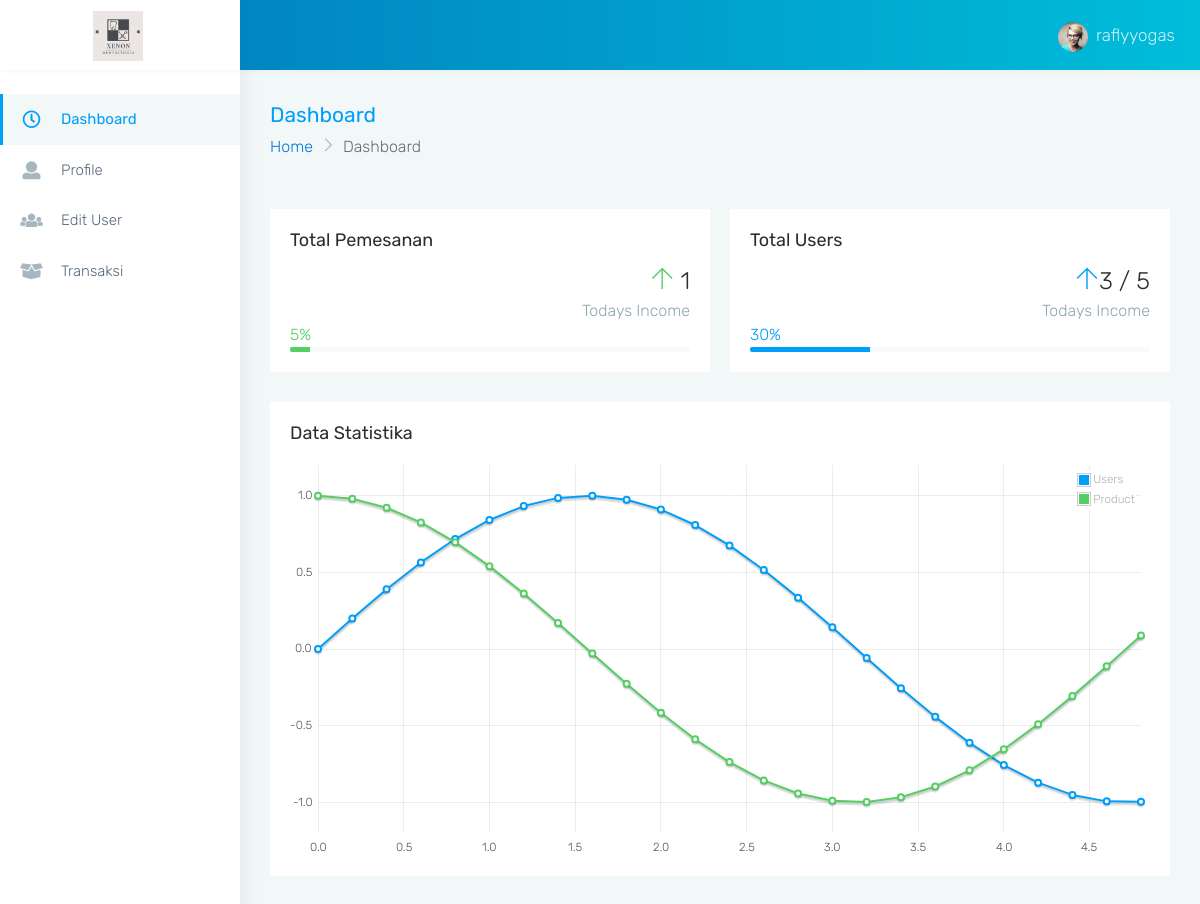
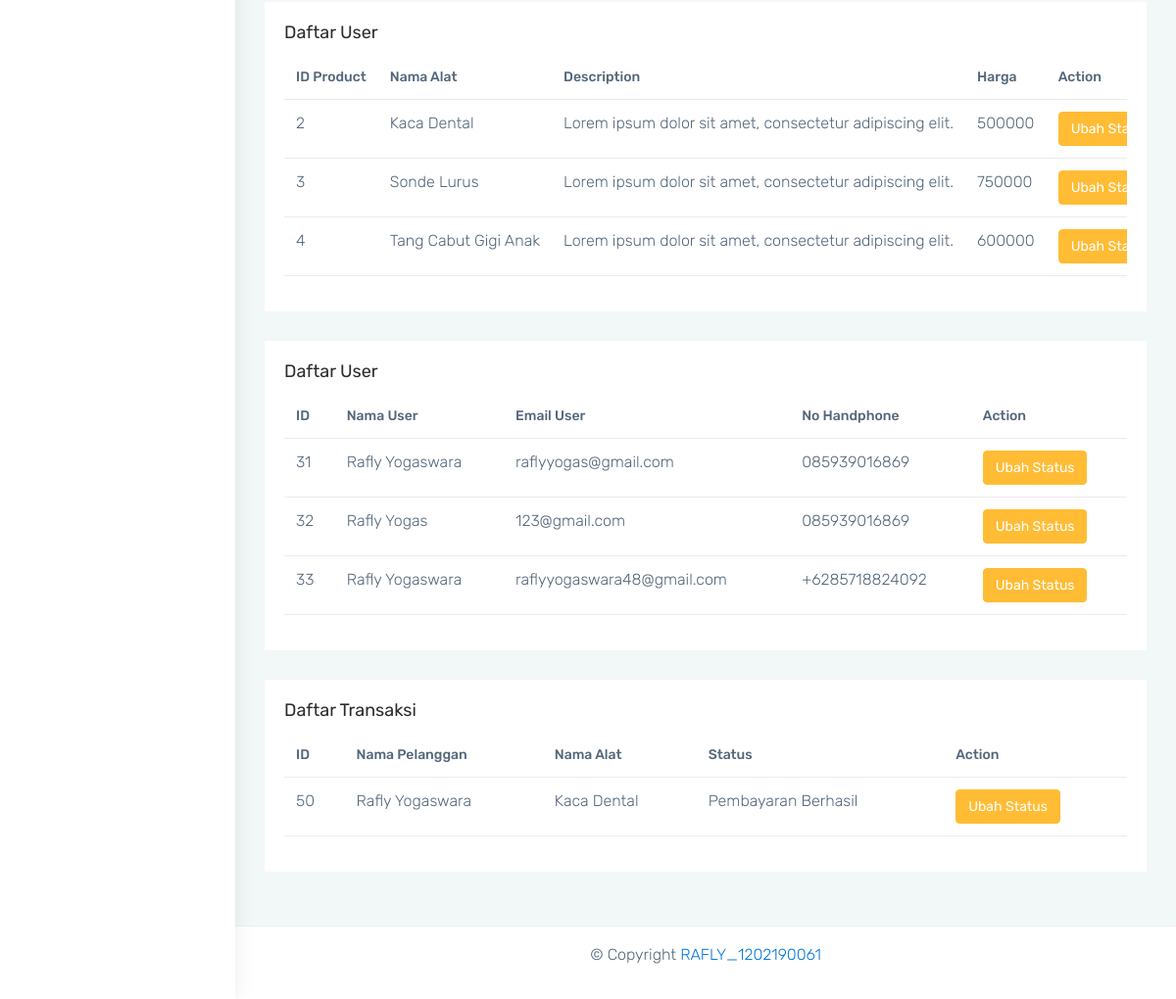
/dashboard/admin/index.php (signed in), run on the app's committed database (2 pictures, top to bottom).
### tables this page shows
CREATE TABLE `product` (
  `id` int(50) NOT NULL,
  `NamaAlat` varchar(255) NOT NULL,
  `description` varchar(255) NOT NULL,
  `harga` int(50) NOT NULL,
  `gambar` varchar(255) NOT NULL
);

CREATE TABLE `users` (
  `id` bigint(20) NOT NULL,
  `nama` varchar(255) NOT NULL,
  `email` varchar(255) NOT NULL,
  `password` varchar(255) NOT NULL,
  `no_hp` varchar(255) NOT NULL
);

CREATE TABLE `bookings` (
  `id` bigint(20) NOT NULL,
  `user_id` bigint(20) NOT NULL,
  `NamaUser` varchar(255) NOT NULL,
  `namaAlat` varchar(255) NOT NULL,
  `description` varchar(255) NOT NULL,
  `harga` int(11) NOT NULL,
  `tanggal` date NOT NULL,
  `status` varchar(255) NOT NULL,
  `bukti_pembayaran` varchar(255) DEFAULT NULL
);

### dashboard/admin/index.php (the view, shortened to what this page needs)
<?php
  require('config.php');
  $username = $_SESSION['username'];
  $query = "SELECT * FROM admin where username = '$username'";
  $check = mysqli_query($koneksi,$query);
  $tampilcheck = mysqli_fetch_array($check);
  $counting = "SELECT count(*) as hitung FROM users";
  $merge = mysqli_query($koneksi,$counting);
  $tampilcounting = mysqli_fetch_array($merge);
  $hasilcounting  = $tampilcounting['hitung'];
  $count = "SELECT count(*) as total FROM bookings";
  $data = mysqli_query($koneksi, $count);
  $hasil = mysqli_fetch_array($data);
  $tampil = $hasil['total'];
  $querylist = "SELECT * from bookings";
  $connect = mysqli_query($koneksi,$querylist);
  $queryusers = "SELECT * from users";
  $connectusers = mysqli_query($koneksi,$queryusers);
  $queryproduct = "SELECT * from product";
  $connectproduct = mysqli_query($koneksi,$queryproduct);
?>
<!DOCTYPE html>
<html dir="ltr" lang="en">
  <head>
    <link href="../assets/plugins/chartist/dist/chartist.min.css" rel="stylesheet" />
    <link href="css/style.min.css" rel="stylesheet" />
  </head>
  <body>
    <div id="main-wrapper" data-layout="vertical" data-navbarbg="skin6" data-sidebartype="full" data-sidebar-position="absolute" data-header-position="absolute" data-boxed-layout="full">
      <header class="topbar" data-navbarbg="skin6">
        <nav class="navbar top-navbar navbar-expand-md navbar-dark">
          <div class="navbar-header" data-logobg="skin6">
            <a class="navbar-brand justify-content-center" href="index.php">
              <b class="logo-icon">
                <img src="../assets/images/icon.jpg" width="50" alt="homepage" class="dark-logo" />
              </b>
            </a>
          </div>
          <div class="navbar-collapse collapse" id="navbarSupportedContent" data-navbarbg="skin5">
            <ul class="navbar-nav">
              <li class="nav-item dropdown">
                <a class="nav-link dropdown-toggle waves-effect waves-dark" href="#" id="navbarDropdown" role="button" data-bs-toggle="dropdown" aria-expanded="false">
                  <img src="../assets/images/users/1.jpg" alt="user" class="profile-pic me-2" /><?=$tampilcheck['username']?>
                </a>
              </li>
            </ul>
          </div>
        </nav>
      </header>
      <aside class="left-sidebar" data-sidebarbg="skin6">
        <div class="scroll-sidebar">
          <nav class="sidebar-nav">
            <ul id="sidebarnav">
              <li class="sidebar-item">
                <a class="sidebar-link waves-effect waves-dark sidebar-link" href="index.php" aria-expanded="false"><i class="me-3 far fa-clock fa-fw" aria-hidden="true"></i><span class="hide-menu">Dashboard</span></a>
              </li>
              <li class="sidebar-item">
                <a class="sidebar-link waves-effect waves-dark sidebar-link" href="profile.php?admin=<?=$_SESSION['id']?>" aria-expanded="false"> <i class="me-3 fa fa-user" aria-hidden="true"></i><span class="hide-menu">Profile</span></a>
              </li>
              <li class="sidebar-item">
                <a class="sidebar-link waves-effect waves-dark sidebar-link" href="user.php" aria-expanded="false"> <i class="me-3 fa fa-users" aria-hidden="true"></i><span class="hide-menu">Edit User</span></a>
              </li>
              <li class="sidebar-item">
                <a class="sidebar-link waves-effect waves-dark sidebar-link" href="transaksi.php" aria-expanded="false"> <i class="me-3 fa fa-box-open" aria-hidden="true"></i><span class="hide-menu">Transaksi</span></a>
              </li>
            </ul>
          </nav>
        </div>
      </aside>
      <div class="page-wrapper">
        <div class="page-breadcrumb">
          <div class="row align-items-center">
            <div class="col-md-6 col-8 align-self-center">
              <h3 class="page-title mb-0 p-0">Dashboard</h3>
              <div class="d-flex align-items-center">
                <nav aria-label="breadcrumb">
                  <ol class="breadcrumb">
                    <li class="breadcrumb-item"><a href="#">Home</a></li>
                    <li class="breadcrumb-item active" aria-current="page">Dashboard</li>
                  </ol>
                </nav>
              </div>
            </div>
          </div>
        </div>
        <div class="container-fluid">
          <div class="row">
            <div class="col-sm-6">
              <div class="card">
                <div class="card-body">
                  <h4 class="card-title">Total Pemesanan</h4>
                  <div class="text-end">
                    <h2 class="font-light mb-0"><i class="ti-arrow-up text-success"></i> <?= $tampil?></h2>
                    <span class="text-muted">Todays Income</span>
                  </div>
                  <span class="text-success">5%</span>
                  <div class="progress">
                    <div class="progress-bar bg-success" role="progressbar" style="width: 5%; height: 6px" aria-valuenow="5" aria-valuemin="0" aria-valuemax="100"></div>
                  </div>
                </div>
              </div>
            </div>
            <div class="col-sm-6">
              <div class="card">
                <div class="card-body">
                  <h4 class="card-title">Total Users</h4>
                  <div class="text-end">
                    <h2 class="font-light mb-0"><i class="ti-arrow-up text-info"></i><?= $hasilcounting?> / 5</h2>
                    <span class="text-muted">Todays Income</span>
                  </div>
                  <span class="text-info">30%</span>
                  <div class="progress">
                    <div class="progress-bar bg-info" role="progressbar" style="width: 30%; height: 6px" aria-valuenow="25" aria-valuemin="0" aria-valuemax="100"></div>
                  </div>
                </div>
              </div>
            </div>
          </div>
          <div class="row">
            <div class="col-sm-12">
              <div class="card">
                <div class="card-body">
                  <h4 class="card-title">Data Statistika</h4>
                  <div class="flot-chart">
                    <div class="flot-chart-content" id="flot-line-chart" style="padding: 0px; position: relative">
                    </div>
                  </div>
                </div>
              </div>
            </div>
          </div>
          <div class="row">
            <div class="col-sm-12">
                <div class="card">
                    <div class="card-body">
                      <h4 class="card-title">Daftar User</h4>
                      <div class="table-responsive">
                      <?php if(mysqli_num_rows($connectproduct) >= 1){?>
                        <table class="table user-table no-wrap">
                            <thead>
                                <tr>
                                    <th class="border-top-0">ID Product</th>
                                    <th class="border-top-0">Nama Alat</th>
                                    <th class="border-top-0">Description</th>
                                    <th class="border-top-0">Harga</th>
                                    <th class="border-top-0">Action</th>
                                </tr>
                            </thead>
                            <tbody>
                              <?php
                                while ($tampil = mysqli_fetch_array($connectproduct)){
                              ?>
                                <tr>
                                    <td><?=$tampil['id']?></td>
                                    <td><?=$tampil['NamaAlat']?></td>
                                    <td><?=$tampil['description']?></td>
                                    <td><?=$tampil['harga']?></td>
                                    <td>
                                      <a class="btn btn-warning" href="product.php" role="button">Ubah Status</a>
                                    </td>
                                </tr>
                              <?php
                                }
                              ?>
                            </tbody>
                        </table>
                      </div>
                      <?php }else{
                          echo '<h1 class="text-center">THERE IS NO DATA</h1>';
                        }
                      ?>
                    </div>
                </div>
            </div>
          </div>
          <div class="row">
            <div class="col-sm-12">
                <div class="card">
                    <div class="card-body">
                      <h4 class="card-title">Daftar User</h4>
                      <div class="table-responsive">
                      <?php if(mysqli_num_rows($connectusers) >= 1){?>
                        <table class="table user-table no-wrap">
                            <thead>
                                <tr>
                                    <th class="border-top-0">ID</th>
                                    <th class="border-top-0">Nama User</th>
                                    <th class="border-top-0">Email User</th>
                                    <th class="border-top-0">No Handphone</th>
                                    <th class="border-top-0">Action</th>
                                </tr>
                            </thead>
                            <tbody>
                              <?php
                                while ($tampil = mysqli_fetch_array($connectusers)){
                              ?>
                                <tr>
                                    <td><?=$tampil['id']?></td>
                                    <td><?=$tampil['nama']?></td>
                                    <td><?=$tampil['email']?></td>
                                    <td><?=$tampil['no_hp']?></td>
                                    <td>
                                      <a class="btn btn-warning" href="user.php" role="button">Ubah Status</a>
                                    </td>
                                </tr>
                              <?php
                                }
                              ?>
                            </tbody>
                        </table>
                      </div>
                      <?php }else{
                          echo '<h1 class="text-center">THERE IS NO DATA</h1>';
                        }
                      ?>
                    </div>
                </div>
            </div>
          </div>
          <div class="row">
            <div class="col-sm-12">
                <div class="card">
                    <div class="card-body">
                      <h4 class="card-title">Daftar Transaksi</h4>
                      <div class="table-responsive">
                      <?php if(mysqli_num_rows($connect) >= 1){?>
                        <table class="table user-table no-wrap">
                            <thead>
                                <tr>
                                    <th class="border-top-0">ID</th>
                                    <th class="border-top-0">Nama Pelanggan</th>
                                    <th class="border-top-0">Nama Alat</th>
                                    <th class="border-top-0">Status</th>
                                    <th class="border-top-0">Action</th>
                                </tr>
                            </thead>
                            <tbody>
                              <?php
                                while ($tampil = mysqli_fetch_array($connect)){
                              ?>
                                <tr>
                                    <td><?=$tampil['id']?></td>
                                    <td><?=$tampil['NamaUser']?></td>
                                    <td><?=$tampil['namaAlat']?></td>
                                    <td>
                                      <?php
                                        if ($tampil['status'] == 'Sudah Bayar'){
                                            echo 'Pembayaran Berhasil';
                                        }elseif($tampil['bukti_pembayaran'] >= 1){
                                            echo 'Menunggu Konfirmasi';
                                        }else{
                                            echo $tampil['status'];
                                        }
                                      ?>
                                    </td>
                                    <td>
                                      <a class="btn btn-warning" href="transaksi.php" role="button">Ubah Status</a>
                                    </td>
                                </tr>
                              <?php
                                }
                              ?>
                            </tbody>
                        </table>
                      </div>
                      <?php }else{
                          echo '<h1 class="text-center">THERE IS NO DATA</h1>';
                        }
                      ?>
                    </div>
                </div>
            </div>
          </div>
        </div>
        <footer class="footer text-center">
          <p class="text-black">&copy; Copyright <a href="#" class="text-black" data-bs-toggle="modal" data-bs-target="#identitas">RAFLY_1202190061</a></p>
        </footer>
      </div>
    </div>
  </body>
</html>

### data on the page
product: id "2", NamaAlat "Kaca Dental", description "Lorem ipsum dolor sit amet, consectetur adipiscing elit.", harga "500000"
product: id "3", NamaAlat "Sonde Lurus", description "Lorem ipsum dolor sit amet, consectetur adipiscing elit.", harga "750000"
product: id "4", NamaAlat "Tang Cabut Gigi Anak", description "Lorem ipsum dolor sit amet, consectetur adipiscing elit.", harga "600000"
users: id "31", nama "Rafly Yogaswara", email "raflyyogas@gmail.com", no_hp "085939016869"
users: id "32", nama "Rafly Yogas", email "123@gmail.com", no_hp "085939016869"
users: id "33", nama "Rafly Yogaswara", email "raflyyogaswara48@gmail.com", no_hp "+6285718824092"
bookings: id "50", NamaUser "Rafly Yogaswara", namaAlat "Kaca Dental", status "Pembayaran Berhasil"

### other printed values
$tampilcheck['username'] "raflyyogas"
$tampil "1"
$hasilcounting "3"
